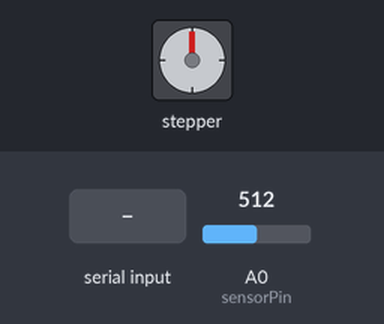
Bench run of a sketch on a simulated Arduino Uno, built with avr-gcc and run on an emulated ATmega328P. Parts: stepper motor. Wiring (inferred from the names in the program): stepper motor driver (200 steps per turn assumed): step pin 2; direction pin 5. The test bench sets the inputs (shaded band); at power-on: A0 (sensorPin) = 512. What the sketch prints to the serial monitor is not drawn.

Above: at 1.2 s.
1.3 s: "30,150\n" received over Serial
At 7.7 s:
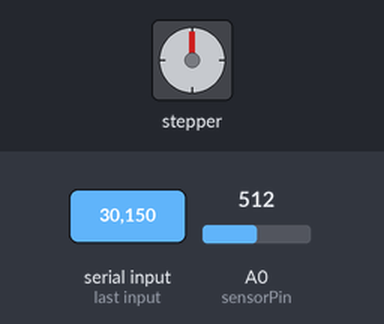
At 9.2 s:
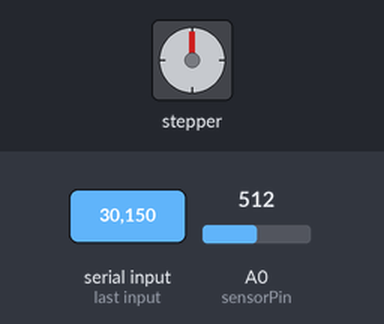
Timing chart, 0 to 10.3 s (numbered marks = the images above; inputs shaded):
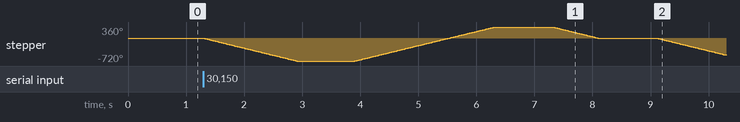

Measured:
- after the input at 1.3 s, stepper: turns 720° counter-clockwise in 1.6 s, then 1080° clockwise in 2.4 s, then 360° counter-clockwise in 0.80 s, then 523° counter-clockwise in 1.2 s

The sketch:

motor_driver.ino
```cpp
/*
 *   Code is based on code
 *   by Dejan, https://howtomechatronics.com
 *   and https://roboticsbackend.com/raspberry-pi-arduino-serial-communication/
 */

// defines pins
#define stepPin 2
#define dirPin 5
#define sensorPin A0 //pin for RFID reader to input

int currentpos = 1; // options are 1 through 5, we assume by default that we start
void setup() {
  // Sets the two pins as Outputs
  pinMode(stepPin,OUTPUT);
  pinMode(dirPin,OUTPUT);
  Serial.begin(9600); //baud rate

}

//future work -- interrupts for RFID reads and to not consistantly poll for serial interrupts to allow for function
// currenrtly with the arduino mini I am using, there can only be digital inputs for interrupts so it does not make sense in this input


void loop() {

  int nextpos; // default // error value
  int rotvalue=0;
  int pulse;
  int sensorValue = 0;

  //getting RFID reader
  sensorValue = analogRead(sensorPin);

  //Valuse should be 5V however we allow for incorrect readings because this is an adrino
  if(sensorValue > 1000) {
    Serial.print("RFID Triggered\n");
    Serial.println(sensorValue,DEC);
  }

  // Serial Terminal to tell what position to go to
  if (Serial.available() > 0) {


    //serial tell us what
    nextpos = Serial.read() - '0';

    if(nextpos < 6 & nextpos > -5) {
    Serial.print("Current spot :");
    Serial.println(currentpos,DEC);
    Serial.print("Next Spot to Go to: ");
    Serial.println(nextpos,DEC);

    //number of rotations
    rotvalue = currentpos - nextpos;

    //for efficencey we make sure we are taking the fastest possible task
    if (rotvalue == -4) {
      rotvalue = 1;
    }
    else if(rotvalue == 4)
    {
      rotvalue = -1;
    }

    if(rotvalue > 0){
      digitalWrite(dirPin,HIGH); // Enables the motor to move in a particular direction
    }
    else if (rotvalue < 0){
      digitalWrite(dirPin,LOW);
    }

    // Makes 200 pulses for making one full cycle rotation of the gear
    //we have a 5 to one gear ratio, so to in order to get 1 full rotation of the rack, we need to do 1000 pulses to do one full rotation
    // to do 1/5 rotation 10000/ 5 --> 200 pulses of 1/5 roataion

    pulse = 200 * abs(rotvalue);

    //so based on rot value we determine the pulse value

    for(int x = 0; x < pulse ; x++) {
      digitalWrite(stepPin,HIGH);
      delayMicroseconds(2000);    // by changing this time delay between the steps we can change the rotation speed
      digitalWrite(stepPin,LOW);
      delayMicroseconds(2000);
    }

    currentpos = nextpos;
    Serial.print("Rotation is complete");
    delay(1000); // One second delay
  }
  }
}
```
